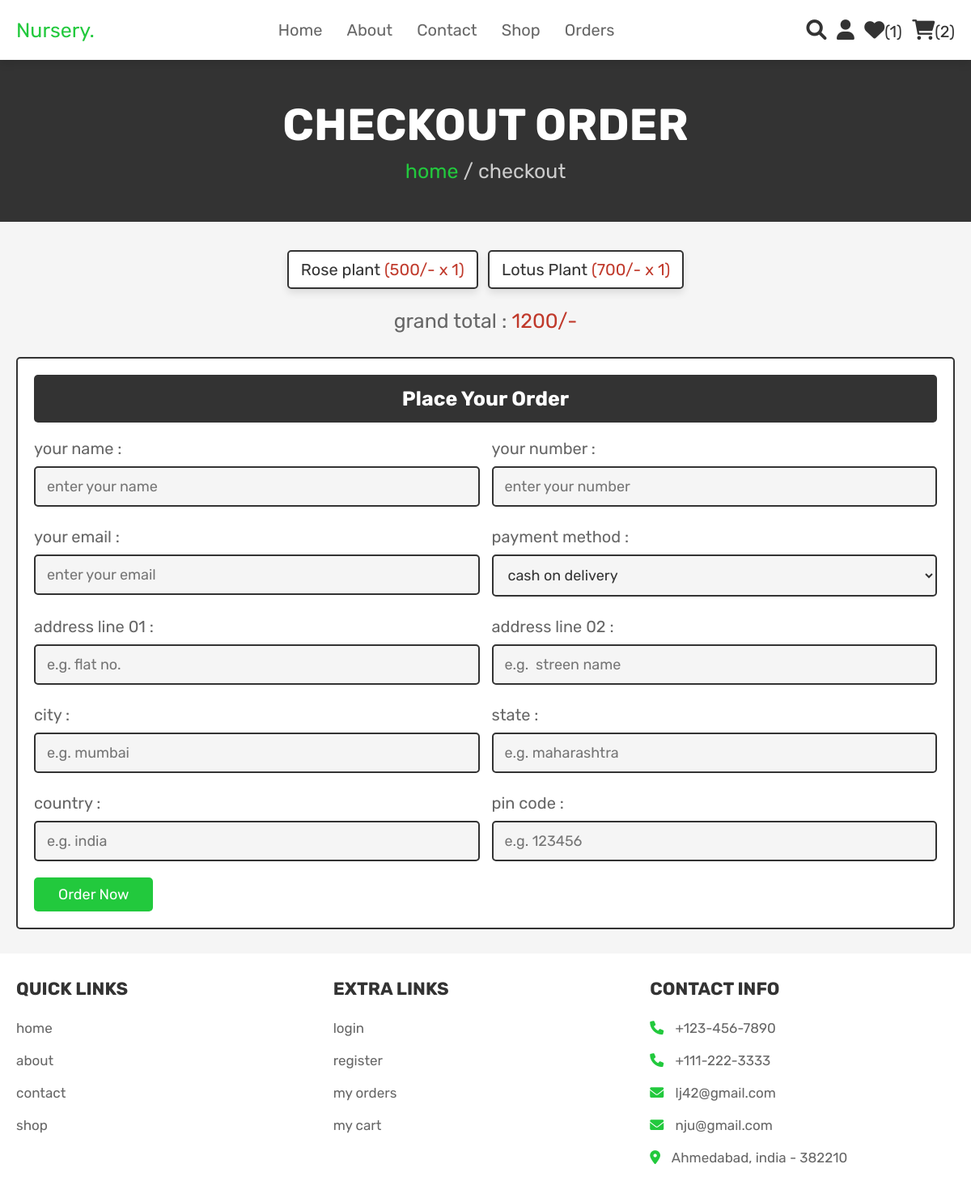
/checkout.php (signed in), run on the app's committed database.
### tables this page shows
CREATE TABLE `cart` (
  `id` int(100) NOT NULL,
  `user_id` int(100) NOT NULL,
  `pid` int(100) NOT NULL,
  `name` varchar(100) NOT NULL,
  `price` int(100) NOT NULL,
  `quantity` int(100) NOT NULL,
  `image` varchar(100) NOT NULL
);

### checkout.php (the view, shortened to what this page needs)
<?php
@include 'config.php';
$user_id = $_SESSION['user_id'];
?>
<!DOCTYPE html>
<html lang="en">
<head>
   <link rel="stylesheet" href="https://cdnjs.cloudflare.com/ajax/libs/font-awesome/6.0.0/css/all.min.css">
   <link rel="stylesheet" href="css/style.css">
</head>
<body>
<?php @include 'header.php'; ?>
<section class="heading">
    <h3>checkout order</h3>
    <p> <a href="home.php">home</a> / checkout </p>
</section>
<section class="display-order">
    <?php
        $grand_total = 0;
        $select_cart = mysqli_query($conn, "SELECT * FROM `cart` WHERE user_id = '$user_id'") or die('query failed');
        if(mysqli_num_rows($select_cart) > 0){
            while($fetch_cart = mysqli_fetch_assoc($select_cart)){
            $total_price = ($fetch_cart['price'] * $fetch_cart['quantity']);
            $grand_total += $total_price;
    ?>
    <p> <?php echo $fetch_cart['name'] ?> <span>(<?php echo $fetch_cart['price'].'/-'.' x '.$fetch_cart['quantity']  ?>)</span> </p>
    <?php
        }
        }else{
            echo '<p class="empty">your cart is empty</p>';
        }
    ?>
    <div class="grand-total">grand total : <span><?php echo $grand_total; ?>/-</span></div>
</section>
<section class="checkout">
    <form action="" method="POST">
        <h3>place your order</h3>
        <div class="flex">
            <div class="inputBox">
                <span>your name :</span>
                <input type="text" name="name" placeholder="enter your name">
            </div>
            <div class="inputBox">
                <span>your number :</span>
                <input type="number" name="number" min="0" placeholder="enter your number">
            </div>
            <div class="inputBox">
                <span>your email :</span>
                <input type="email" name="email" placeholder="enter your email">
            </div>
            <div class="inputBox">
                <span>payment method :</span>
                <select name="method">
                    <option value="cash on delivery">cash on delivery</option>
                </select>
            </div>
            <div class="inputBox">
                <span>address line 01 :</span>
                <input type="text" name="flat" placeholder="e.g. flat no.">
            </div>
            <div class="inputBox">
                <span>address line 02 :</span>
                <input type="text" name="street" placeholder="e.g.  streen name">
            </div>
            <div class="inputBox">
                <span>city :</span>
                <input type="text" name="city" placeholder="e.g. mumbai">
            </div>
            <div class="inputBox">
                <span>state :</span>
                <input type="text" name="state" placeholder="e.g. maharashtra">
            </div>
            <div class="inputBox">
                <span>country :</span>
                <input type="text" name="country" placeholder="e.g. india">
            </div>
            <div class="inputBox">
                <span>pin code :</span>
                <input type="number" min="0" name="pin_code" placeholder="e.g. 123456">
            </div>
        </div>
        <input type="submit" name="order" value="order now" class="btn">
    </form>
</section>
<?php @include 'footer.php'; ?>
</body>
</html>

### css/style.css (style rules this page uses)
:root { --green:#22c93d; --red:#c0392b; --orange:#f39c12; --black:#333; --white:#fff; --light-color:#666; --light-white:#ccc; --light-bg:#f5f5f5; --border:.2rem solid var(--black); --box-shadow:0 .5rem 1rem rgba(0,0,0,.1); }
* { font-family: 'Rubik', sans-serif; margin:0; padding:0; box-sizing: border-box; outline: none; border:none; text-decoration: none; transition:all .2s linear; }
html { font-size: 62.5%; overflow-x: hidden; scroll-behavior: smooth; scroll-padding-top: 6.5rem; }
body { background: var(--light-bg); }
section { padding:3rem 2rem; }
.btn, .delete-btn, .option-btn { display: inline-block; border-radius: .5rem; margin-top: 1rem; font-size: 1.8rem; color:var(--white); cursor: pointer; padding:1rem 3rem; text-transform: capitalize; }
.btn { background-color: var(--green); }
.heading { display: flex; flex-flow: column; align-items: center; justify-content: center; gap:1rem; background-color: var(--black); text-align: center; min-height: 25vh; }
.heading h3 { font-size: 5.5rem; color:var(--white); text-transform: uppercase; }
.heading p { font-size: 2.5rem; color:var(--light-white); }
.heading p a { color:var(--green); }
.display-order { max-width: 1200px; margin:0 auto; text-align: center; padding-bottom: 0; }
.display-order p { display: inline-block; border-radius: .5rem; font-size: 2rem; color:var(--black); padding:1rem 1.5rem; margin:.5rem; background-color: var(--white); box-shadow: var(--box-shadow); border:var(--border); }
.display-order p span { color:var(--red); }
.display-order .grand-total { margin-top: 2rem; font-size: 2.5rem; color:var(--light-color); }
.display-order .grand-total span { color:var(--red); }
.checkout form { background-color: var(--white); border:var(--border); max-width: 1200px; margin:0 auto; border-radius: .5rem; padding:2rem; box-shadow: var(--border); }
.checkout form h3 { padding:1.5rem; font-size: 2.5rem; margin-bottom: 2rem; background-color: var(--black); color:var(--white); border-radius: .5rem; text-align: center; text-transform: capitalize; }
.checkout form .flex { display: flex; flex-wrap: wrap; gap:1.5rem; }
.checkout form .flex .inputBox { flex:1 1 40rem; }
.checkout form .flex .inputBox input, .checkout form .flex .inputBox select { margin:1rem 0; width: 100%; background-color: var(--light-bg); padding:1.2rem 1.4rem; border:var(--border); font-size: 1.8rem; color:var(--black); border-radius: .5rem; }
.checkout form .flex .inputBox span { font-size: 2rem; color:var(--light-color); }

### data on the page
cart: name "Rose plant", price "500", quantity "1"
cart: name "Lotus Plant", price "700", quantity "1"

### other printed values
$wishlist_num_rows "1"
$cart_num_rows "2"
$grand_total "1200"
